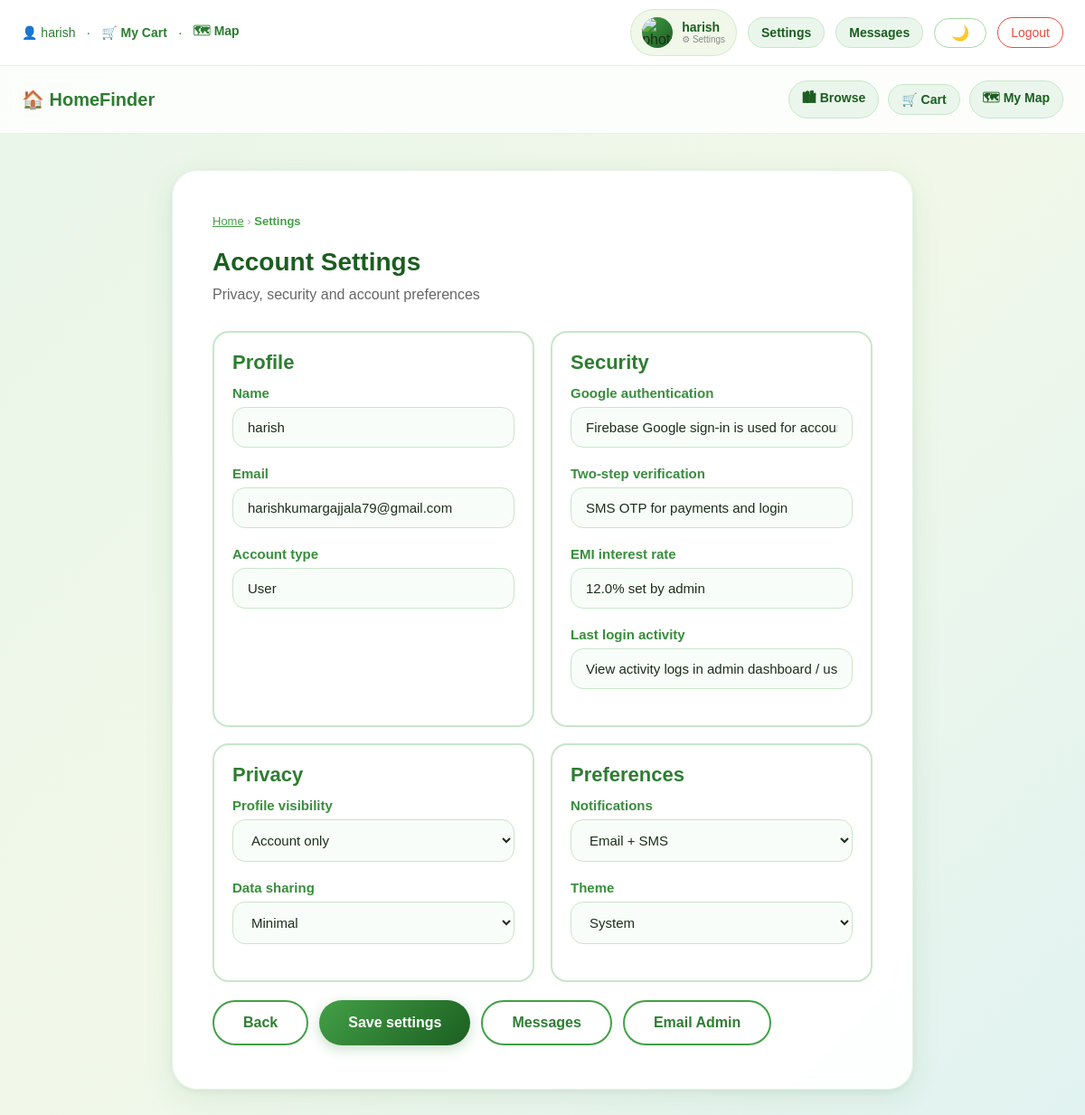
The app's page /settings (signed in) with its own data.
### tables this page shows
CREATE TABLE users (
            id INTEGER PRIMARY KEY AUTOINCREMENT,
            name TEXT NOT NULL,
            email TEXT UNIQUE NOT NULL,
            password TEXT NOT NULL);

### app.py (the view, shortened to what this page needs)
@app.route('/settings', methods=['GET','POST'])
@any_auth_required
def settings():
    if session.get('admin'):
        settings_owner = {
            "name": "Admin",
            "email": ADMIN_EMAIL,
            "role": "admin",
        }
    else:
        with get_db() as c:
            user = c.execute("SELECT * FROM users WHERE id=?", (session['user_id'],)).fetchone()
        settings_owner = dict(user)
        settings_owner["role"] = "user"
    return render_template("settings.html", owner=settings_owner, emi_rate=float(get_setting("emi_rate", "12")))

### app.py (called while the page is built, shortened)
def get_db():
    c = sqlite3.connect(DB)
    c.row_factory = sqlite3.Row
    return c

def get_setting(key, default_value=''):
    with get_db() as c:
        row = c.execute("SELECT value FROM app_settings WHERE key=?", (key,)).fetchone()
        return row['value'] if row else default_value

def oauth_enabled():
    return bool(GOOGLE_CLIENT_ID and GOOGLE_CLIENT_SECRET and GOOGLE_REDIRECT_URI)

def firebase_enabled():
    return bool(FIREBASE_API_KEY and FIREBASE_AUTH_DOMAIN and FIREBASE_PROJECT_ID and FIREBASE_APP_ID)

def firebase_config():
    if not firebase_enabled():
        return {}

@app.context_processor
def inject_helpers():
    return dict(
        is_google_email=is_google_email,
        google_maps_search_url=google_maps_search_url,
        google_maps_embed_url=google_maps_embed_url,
        oauth_enabled=oauth_enabled(),
        firebase_enabled=firebase_enabled(),
        firebase_config=firebase_config(),
        admin_email=ADMIN_EMAIL,
    )

def any_auth_required(f):
    @wraps(f)
    def d(*a,**k):
        if not session.get('admin') and 'user_id' not in session:
            return redirect(url_for('login'))
        return f(*a,**k)
    return d

### templates/settings.html (shortened to what this page needs)
{% extends "base.html" %}
{% block content %}
<div class="container wide" style="margin-top:40px;">
  <div class="breadcrumb"><a href="{{ url_for('index') if owner.role == 'user' else url_for('admin_dashboard') }}" style="color:#43a047;">Home</a> › <span>Settings</span></div>
  <h1>{{ 'Admin' if owner.role == 'admin' else 'Account' }} Settings</h1>
  <p class="subtitle">Privacy, security and account preferences</p>
  <form method="post">
    <div style="display:grid;grid-template-columns:1fr 1fr;gap:18px;">
      <div style="background:white;border:2px solid #c8e6c9;border-radius:18px;padding:20px;">
        <h2 style="margin-bottom:12px;">Profile</h2>
        <div class="form-group">
          <label>Name</label>
          <input type="text" value="{{ owner.name }}" disabled>
        </div>
        <div class="form-group">
          <label>Email</label>
          <input type="text" value="{{ owner.email }}" disabled>
        </div>
        <div class="form-group">
          <label>Account type</label>
          <input type="text" value="{{ owner.role|capitalize }}" disabled>
        </div>
      </div>
      <div style="background:white;border:2px solid #c8e6c9;border-radius:18px;padding:20px;">
        <h2 style="margin-bottom:12px;">Security</h2>
        <div class="form-group">
          <label>Google authentication</label>
          <input type="text" value="Firebase Google sign-in is used for account creation and login" disabled>
        </div>
        <div class="form-group">
          <label>Two-step verification</label>
          <input type="text" value="SMS OTP for payments and login" disabled>
        </div>
        {% if owner.role == 'admin' %}
        <div class="form-group">
          <label>EMI interest rate (%)</label>
          <input type="number" name="emi_rate" min="0" step="0.25" value="{{ emi_rate }}">
        </div>
        {% else %}
        <div class="form-group">
          <label>EMI interest rate</label>
          <input type="text" value="{{ emi_rate }}% set by admin" disabled>
        </div>
        {% endif %}
        <div class="form-group">
          <label>Last login activity</label>
          <input type="text" value="View activity logs in admin dashboard / user history" disabled>
        </div>
      </div>
      <div style="background:white;border:2px solid #c8e6c9;border-radius:18px;padding:20px;">
        <h2 style="margin-bottom:12px;">Privacy</h2>
        <div class="form-group">
          <label>Profile visibility</label>
          <select name="profile_visibility">
            <option selected>Account only</option>
          </select>
        </div>
        <div class="form-group">
          <label>Data sharing</label>
          <select name="data_sharing">
            <option selected>Minimal</option>
          </select>
        </div>
      </div>
      <div style="background:white;border:2px solid #c8e6c9;border-radius:18px;padding:20px;">
        <h2 style="margin-bottom:12px;">Preferences</h2>
        <div class="form-group">
          <label>Notifications</label>
          <select name="notifications">
            <option selected>Email + SMS</option>
          </select>
        </div>
        <div class="form-group">
          <label>Theme</label>
          <select name="theme">
            <option selected>System</option>
          </select>
        </div>
      </div>
    </div>
    <div style="display:flex;gap:12px;margin-top:20px;flex-wrap:wrap;">
      <a href="{{ url_for('admin_dashboard') if owner.role == 'admin' else url_for('profile') }}" class="btn btn-secondary">Back</a>
      <button type="submit" class="btn btn-green">Save settings</button>
      <a href="{{ url_for('messages') }}" class="btn btn-secondary">Messages</a>
      <a href="mailto:{{ admin_email }}?subject=HomeFinder%20Support" class="btn btn-secondary">Email Admin</a>
    </div>
  </form>
</div>
{% endblock %}

### templates/base.html (shortened to what this page needs)
<!DOCTYPE html>
<html lang="en">
<head>
  <link rel="stylesheet" href="{{ url_for('static', filename='style.css') }}">
</head>
<body>
{% if session.user_id %}
<div class="status-bar">
  <div class="status-bar-left">
  <span>👤 {{ session.user_name }}</span>
  <span>·</span>
  <a href="{{ url_for('user_history') }}" style="color:#2e7d32;text-decoration:none;font-weight:bold;">🛒 My Cart</a>
  <span>·</span>
  <a href="{{ url_for('property_map') }}" style="color:#2e7d32;text-decoration:none;font-weight:bold;">🗺 Map</a>
  </div>
  <div class="status-bar-right">
    <a href="{{ url_for('profile') }}" class="nav-profile-pill">
      <div class="nav-avatar">
        {% if session.user_photo %}
        <img src="{{ url_for('static', filename='uploads/' + session.user_photo) }}"
             style="width:100%;height:100%;object-fit:cover;border-radius:50%;" alt="photo">
        {% else %}
        <span style="font-size:15px;font-weight:bold;color:white;">
          {{ session.user_name[0].upper() if session.user_name else '?' }}
        </span>
        {% endif %}
      </div>
      <div style="display:flex;flex-direction:column;line-height:1.1;">
        <span class="nav-name">{{ session.user_name }}</span>
        <span style="font-size:10px;color:#888;">⚙ Settings</span>
      </div>
    </a>
    <a href="{{ url_for('settings') }}" class="nav-link">Settings</a>
    <a href="{{ url_for('messages') }}" class="nav-link">Messages</a>
    <button class="dark-toggle" onclick="toggleDark()" title="Toggle dark mode">🌙</button>
    <a href="{{ url_for('logout') }}" class="nav-logout">Logout</a>
  </div>
</div>
<nav class="navbar">
  <a class="nav-logo" href="{{ url_for('index') }}">🏠 HomeFinder</a>
  <div class="nav-links">
    <a href="{{ url_for('select_city') }}" class="nav-link">🏙 Browse</a>
    <a href="{{ url_for('user_history') }}" class="nav-link">🛒 Cart</a>
    <a href="{{ url_for('property_map') }}" class="nav-link">🗺 My Map</a>
  </div>
</nav>
{% endif %}
{% block content %}{% endblock %}
</body>
</html>

### static/style.css (style rules this page uses)
*, *::before, *::after { box-sizing: border-box; margin: 0; padding: 0; }
html { font-size: 16px; }
body { font-family: Arial, sans-serif; background: linear-gradient(135deg, #e8f5e9 0%, #f1f8e9 50%, #e0f2f1 100%); background-attachment: fixed; color: #1b2e1b; min-height: 100vh; font-size: 16px; transition: background 0.3s, color 0.3s; }
.status-bar { display: flex; justify-content: space-between; align-items: center; gap: 16px; padding: 10px 24px; background: rgba(255,255,255,0.92); backdrop-filter: blur(10px); border-bottom: 1px solid rgba(76,175,80,0.16); position: sticky; top: 0; z-index: 30; }
.status-bar-left, .status-bar-right { display: flex; align-items: center; gap: 12px; flex-wrap: wrap; }
.status-bar-left { color: #2e7d32; font-size: 14px; }
.navbar { display: flex; align-items: center; justify-content: space-between; gap: 16px; padding: 16px 24px; background: rgba(255,255,255,0.82); backdrop-filter: blur(10px); border-bottom: 1px solid rgba(76,175,80,0.12); }
.nav-logo { font-size: 20px; font-weight: bold; color: #2e7d32; text-decoration: none; white-space: nowrap; }
.nav-links { display: flex; align-items: center; gap: 10px; flex-wrap: wrap; }
.nav-link { text-decoration: none; color: #1b5e20; background: rgba(232,245,233,0.9); border: 1px solid #c8e6c9; padding: 8px 14px; border-radius: 999px; font-size: 14px; font-weight: bold; }
.nav-profile-pill { display: inline-flex; align-items: center; gap: 10px; padding: 8px 12px; border-radius: 999px; text-decoration: none; color: inherit; background: rgba(241,248,233,0.95); border: 1px solid rgba(76,175,80,0.18); }
.nav-avatar { width: 34px; height: 34px; border-radius: 50%; background: linear-gradient(135deg, #43a047, #1b5e20); display: flex; align-items: center; justify-content: center; overflow: hidden; flex-shrink: 0; }
.nav-name { font-size: 14px; font-weight: bold; color: #1b5e20; }
.nav-logout { font-size: 14px; color: #e74c3c; text-decoration: none; padding: 8px 14px; border: 1.5px solid #e74c3c; border-radius: 999px; }
.dark-toggle { background: none; border: 1.5px solid #a5d6a7; border-radius: 24px; padding: 6px 18px; cursor: pointer; font-size: 16px; color: #2e7d32; }
.container { background: rgba(255,255,255,0.93); backdrop-filter: blur(8px); width: 600px; max-width: 95%; margin: 48px auto 70px; padding: 48px 44px; border-radius: 28px; border: 1px solid rgba(76,175,80,0.15); box-shadow: 0 8px 32px rgba(46,125,50,0.10), 0 2px 8px rgba(0,0,0,0.06); }
.container.wide { width: 820px; }
h1 { font-size: 28px; font-weight: 700; margin-bottom: 8px; color: #1b5e20; }
h2 { font-size: 22px; font-weight: 700; margin-bottom: 18px; color: #2e7d32; }
.subtitle { font-size: 16px; color: #666; margin-bottom: 28px; line-height: 1.5; }
.form-group { margin-bottom: 20px; }
label { display: block; font-size: 15px; font-weight: bold; color: #388e3c; margin-bottom: 7px; }
input, select { width: 100%; padding: 13px 16px; border: 1.5px solid #c8e6c9; border-radius: 14px; font-size: 15px; background: #f9fdf9; color: #1b2e1b; transition: border 0.2s, box-shadow 0.2s; }
.btn { display: inline-block; padding: 14px 32px; background: linear-gradient(135deg, #43a047, #2e7d32); color: white; border: none; border-radius: 50px; font-size: 16px; font-weight: bold; cursor: pointer; text-decoration: none; text-align: center; transition: all 0.2s; box-shadow: 0 4px 14px rgba(46,125,50,0.25); }
.btn-secondary { background: transparent; border: 2px solid #43a047; color: #2e7d32; box-shadow: none; }
.btn-green { background: linear-gradient(135deg, #43a047, #1b5e20); }
.breadcrumb { font-size: 13px; color: #aaa; margin-bottom: 22px; }
.breadcrumb span { color: #43a047; font-weight: bold; }

### records on screen
users: user_name "harish", name "harish", email "harishkumargajjala79@gmail.com"

### other values on screen
{{ 'Admin' if owner.role == 'admin' else 'Account' }} "Account"
